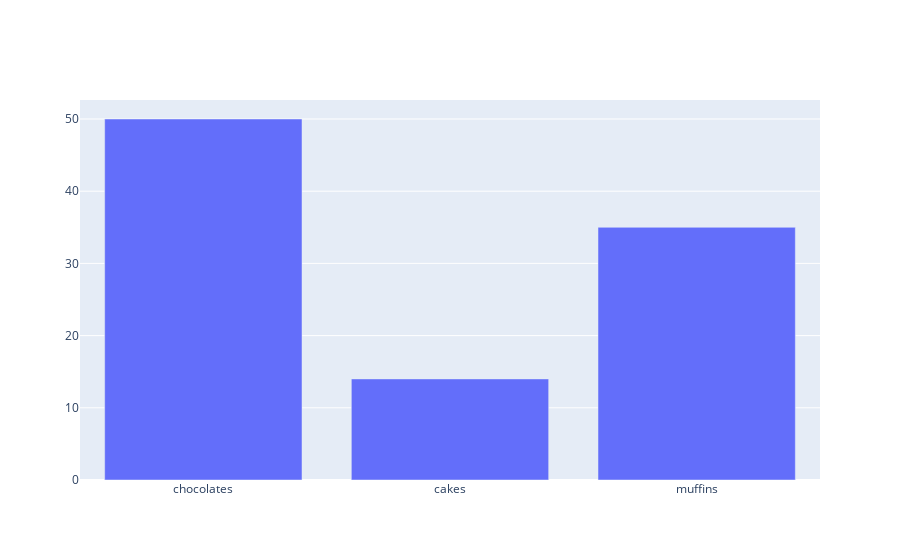

Notebook source saved alongside this figure:
### Code cell
offline.iplot(data)

### Figure 1 — Plotly figure (JSON) as saved in the notebook; plotly's stock layout.template omitted (floating-point values rounded to 4 significant figures)
{"data": [{"type": "bar", "x": ["chocolates", "cakes", "muffins"], "y": [50, 14, 35]}], "layout": {}}
